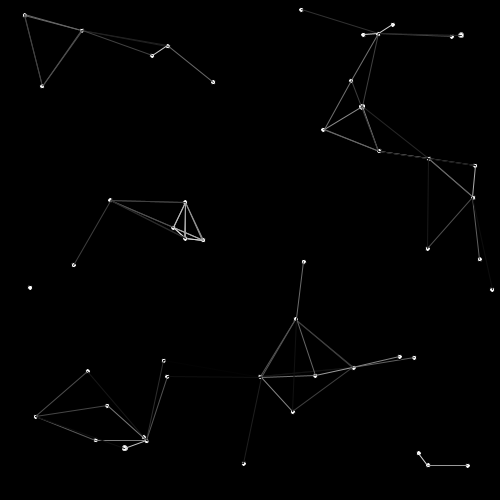
Frame 1 (no input)
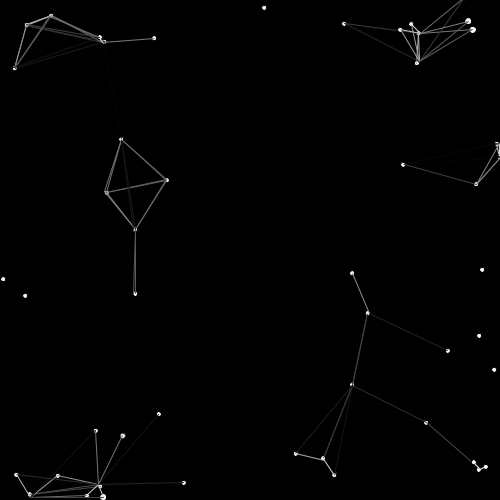
Frame 60 (the mouse pressed at the canvas centre just before this capture)
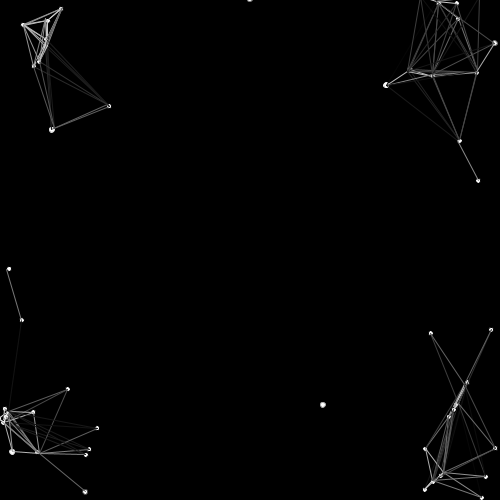
Frame 120 (the mouse held since frame 60 and released just before this capture)

The Processing sketch that drew these frames (run headless with seeded random() and noise(); from frame 60 on, the mouse is pressed at the canvas centre):

// Processing sketch: week03_6_attraction
// ── week03_6_attraction.pde
void setup(){
  size(500,500);
  for(int i=0;i<N;i++){
    x[i]=random(500);
    y[i]=random(500);
    dx[i]=random(-1,+1);//dx=random(-1,+1)
    dy[i]=random(-1,+1);
  }
}
int N=50;
float []x=new float[N];//float x=250,y=250;
float []y=new float[N];
float []dx=new float[N];//float da=1,dy=1;
float []dy=new float[N];
void draw(){
  background(0);
  for(int i=0;i<N;i++){
    ellipse(x[i],y[i],5,5);
    for(int k=0;k<20;k++){
      float d=dist(x[i],y[i],x[k],y[k]);
      stroke(2.55*(100-d));
      if(d<100)
        line(x[i],y[i],x[k],y[k]);
        dx[i]-=(x[k]-x[i])*0.00001;
        dy[i]-=(y[k]-y[i])*0.00001;
    }
    x[i]+=dx[i];
    y[i]+=dy[i];
    if(x[i]<0||x[i]>500) dx[i]=-dx[i];//反彈
    if(y[i]<0||y[i]>500) dy[i]=-dy[i];
  }
}
